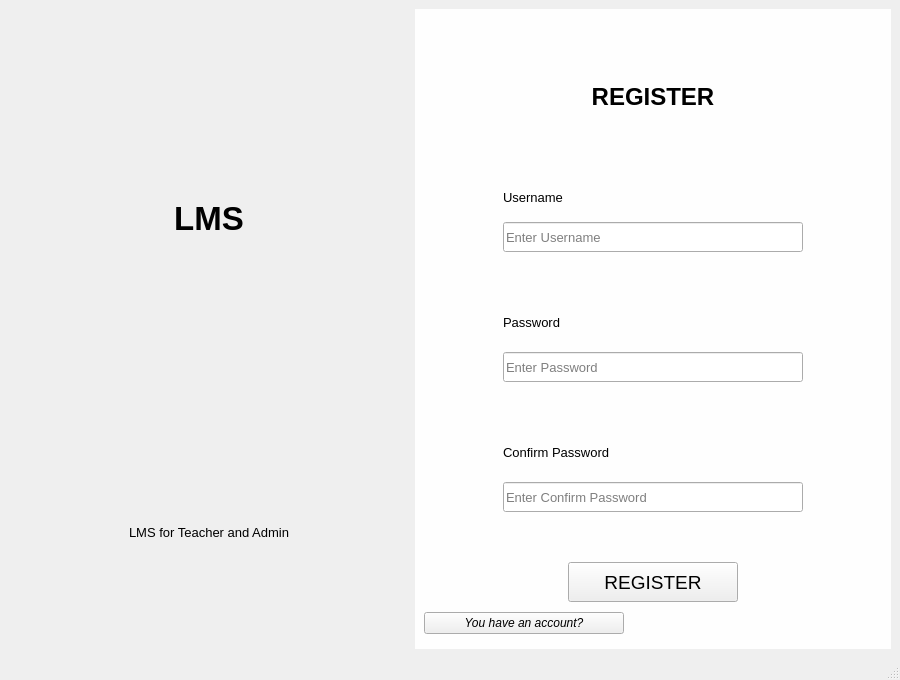
<?xml version="1.0" encoding="UTF-8"?>
<ui version="4.0">
 <class>MainWindow</class>
 <widget class="QMainWindow" name="MainWindow">
  <property name="geometry">
   <rect>
    <x>0</x>
    <y>0</y>
    <width>900</width>
    <height>680</height>
   </rect>
  </property>
  <property name="minimumSize">
   <size>
    <width>900</width>
    <height>680</height>
   </size>
  </property>
  <property name="maximumSize">
   <size>
    <width>900</width>
    <height>680</height>
   </size>
  </property>
  <property name="windowTitle">
   <string>MainWindow</string>
  </property>
  <property name="styleSheet">
   <string notr="true">#widget_right{
	background-color: #fefefe
}

#widget_right{
	background-color: 
}</string>
  </property>
  <widget class="QWidget" name="centralwidget">
   <layout class="QHBoxLayout" name="horizontalLayout">
    <item>
     <widget class="QWidget" name="widget_left" native="true">
      <property name="maximumSize">
       <size>
        <width>400</width>
        <height>16777215</height>
       </size>
      </property>
      <layout class="QVBoxLayout" name="verticalLayout">
       <item>
        <widget class="QLabel" name="label_2">
         <property name="minimumSize">
          <size>
           <width>0</width>
           <height>400</height>
          </size>
         </property>
         <property name="maximumSize">
          <size>
           <width>16777215</width>
           <height>400</height>
          </size>
         </property>
         <property name="font">
          <font>
           <pointsize>25</pointsize>
           <weight>75</weight>
           <italic>false</italic>
           <bold>true</bold>
          </font>
         </property>
         <property name="text">
          <string>LMS</string>
         </property>
         <property name="alignment">
          <set>Qt::AlignCenter</set>
         </property>
        </widget>
       </item>
       <item>
        <widget class="QLabel" name="label_3">
         <property name="font">
          <font>
           <pointsize>10</pointsize>
          </font>
         </property>
         <property name="text">
          <string>LMS for Teacher and Admin</string>
         </property>
         <property name="alignment">
          <set>Qt::AlignCenter</set>
         </property>
        </widget>
       </item>
      </layout>
     </widget>
    </item>
    <item>
     <widget class="QWidget" name="widget_right" native="true">
      <layout class="QVBoxLayout" name="verticalLayout_3">
       <item>
        <widget class="QLabel" name="label_4">
         <property name="maximumSize">
          <size>
           <width>16777215</width>
           <height>150</height>
          </size>
         </property>
         <property name="font">
          <font>
           <pointsize>18</pointsize>
           <weight>75</weight>
           <italic>false</italic>
           <bold>true</bold>
          </font>
         </property>
         <property name="text">
          <string>REGISTER</string>
         </property>
         <property name="alignment">
          <set>Qt::AlignCenter</set>
         </property>
        </widget>
       </item>
       <item alignment="Qt::AlignHCenter">
        <widget class="QLabel" name="label">
         <property name="minimumSize">
          <size>
           <width>300</width>
           <height>0</height>
          </size>
         </property>
         <property name="maximumSize">
          <size>
           <width>16777215</width>
           <height>30</height>
          </size>
         </property>
         <property name="font">
          <font>
           <pointsize>10</pointsize>
           <weight>50</weight>
           <bold>false</bold>
          </font>
         </property>
         <property name="text">
          <string>Username</string>
         </property>
        </widget>
       </item>
       <item alignment="Qt::AlignHCenter">
        <widget class="QLineEdit" name="lineUsername">
         <property name="minimumSize">
          <size>
           <width>300</width>
           <height>30</height>
          </size>
         </property>
         <property name="maximumSize">
          <size>
           <width>300</width>
           <height>16777215</height>
          </size>
         </property>
         <property name="font">
          <font>
           <pointsize>10</pointsize>
          </font>
         </property>
         <property name="placeholderText">
          <string>Enter Username</string>
         </property>
        </widget>
       </item>
       <item alignment="Qt::AlignHCenter">
        <widget class="QLabel" name="lblMessage_username">
         <property name="minimumSize">
          <size>
           <width>300</width>
           <height>0</height>
          </size>
         </property>
         <property name="maximumSize">
          <size>
           <width>300</width>
           <height>30</height>
          </size>
         </property>
         <property name="text">
          <string/>
         </property>
        </widget>
       </item>
       <item alignment="Qt::AlignHCenter">
        <widget class="QLabel" name="label_5">
         <property name="minimumSize">
          <size>
           <width>300</width>
           <height>0</height>
          </size>
         </property>
         <property name="maximumSize">
          <size>
           <width>16777215</width>
           <height>40</height>
          </size>
         </property>
         <property name="font">
          <font>
           <pointsize>10</pointsize>
          </font>
         </property>
         <property name="text">
          <string>Password</string>
         </property>
        </widget>
       </item>
       <item alignment="Qt::AlignHCenter">
        <widget class="QLineEdit" name="linePassword">
         <property name="minimumSize">
          <size>
           <width>300</width>
           <height>30</height>
          </size>
         </property>
         <property name="maximumSize">
          <size>
           <width>300</width>
           <height>16777215</height>
          </size>
         </property>
         <property name="font">
          <font>
           <pointsize>10</pointsize>
          </font>
         </property>
         <property name="placeholderText">
          <string>Enter Password</string>
         </property>
        </widget>
       </item>
       <item alignment="Qt::AlignHCenter">
        <widget class="QLabel" name="lblMessage_password">
         <property name="minimumSize">
          <size>
           <width>300</width>
           <height>0</height>
          </size>
         </property>
         <property name="maximumSize">
          <size>
           <width>300</width>
           <height>30</height>
          </size>
         </property>
         <property name="text">
          <string/>
         </property>
        </widget>
       </item>
       <item alignment="Qt::AlignHCenter">
        <widget class="QLabel" name="label_6">
         <property name="minimumSize">
          <size>
           <width>300</width>
           <height>0</height>
          </size>
         </property>
         <property name="maximumSize">
          <size>
           <width>16777215</width>
           <height>40</height>
          </size>
         </property>
         <property name="font">
          <font>
           <pointsize>10</pointsize>
          </font>
         </property>
         <property name="text">
          <string>Confirm Password</string>
         </property>
        </widget>
       </item>
       <item alignment="Qt::AlignHCenter">
        <widget class="QLineEdit" name="lineConfirmPassword">
         <property name="minimumSize">
          <size>
           <width>300</width>
           <height>30</height>
          </size>
         </property>
         <property name="maximumSize">
          <size>
           <width>300</width>
           <height>16777215</height>
          </size>
         </property>
         <property name="font">
          <font>
           <pointsize>10</pointsize>
          </font>
         </property>
         <property name="placeholderText">
          <string>Enter Confirm Password</string>
         </property>
        </widget>
       </item>
       <item alignment="Qt::AlignHCenter">
        <widget class="QLabel" name="lblMessage_confirmPass">
         <property name="minimumSize">
          <size>
           <width>300</width>
           <height>0</height>
          </size>
         </property>
         <property name="maximumSize">
          <size>
           <width>300</width>
           <height>30</height>
          </size>
         </property>
         <property name="text">
          <string/>
         </property>
        </widget>
       </item>
       <item alignment="Qt::AlignHCenter">
        <widget class="QPushButton" name="btnRegister">
         <property name="minimumSize">
          <size>
           <width>170</width>
           <height>40</height>
          </size>
         </property>
         <property name="maximumSize">
          <size>
           <width>200</width>
           <height>16777215</height>
          </size>
         </property>
         <property name="font">
          <font>
           <pointsize>14</pointsize>
           <weight>50</weight>
           <bold>false</bold>
          </font>
         </property>
         <property name="text">
          <string>REGISTER</string>
         </property>
        </widget>
       </item>
       <item>
        <widget class="QPushButton" name="btnLogin">
         <property name="minimumSize">
          <size>
           <width>200</width>
           <height>0</height>
          </size>
         </property>
         <property name="maximumSize">
          <size>
           <width>200</width>
           <height>16777215</height>
          </size>
         </property>
         <property name="font">
          <font>
           <italic>true</italic>
          </font>
         </property>
         <property name="text">
          <string>You have an account?</string>
         </property>
        </widget>
       </item>
      </layout>
     </widget>
    </item>
   </layout>
  </widget>
  <widget class="QStatusBar" name="statusbar"/>
 </widget>
 <resources/>
 <connections/>
</ui>
